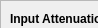
        <widget class="QWidget" name="attConn">
         <property name="geometry">
          <rect>
           <x>0</x>
           <y>0</y>
           <width>98</width>
           <height>28</height>
          </rect>
         </property>
         <attribute name="label">
          <string>Attenuators</string>
         </attribute>
         <widget class="QFrame" name="frame_4">
          <property name="geometry">
           <rect>
            <x>0</x>
            <y>0</y>
            <width>210</width>
            <height>281</height>
           </rect>
          </property>
          <property name="frameShape">
           <enum>QFrame::StyledPanel</enum>
          </property>
          <property name="frameShadow">
           <enum>QFrame::Raised</enum>
          </property>
          <widget class="QLabel" name="label_25">
           <property name="geometry">
            <rect>
             <x>15</x>
             <y>61</y>
             <width>71</width>
             <height>20</height>
            </rect>
           </property>
           <property name="font">
            <font>
             <pointsize>9</pointsize>
             <weight>50</weight>
             <bold>false</bold>
            </font>
           </property>
           <property name="text">
            <string>Level [dB]</string>
           </property>
          </widget>
          <widget class="QLabel" name="label_17">
           <property name="geometry">
            <rect>
             <x>10</x>
             <y>10</y>
             <width>121</width>
             <height>17</height>
            </rect>
           </property>
           <property name="font">
            <font>
             <pointsize>9</pointsize>
             <weight>75</weight>
             <italic>false</italic>
             <bold>true</bold>
             <underline>false</underline>
             <kerning>true</kerning>
            </font>
           </property>
           <property name="text">
            <string>Input Attenuation</string>
           </property>
          </widget>
          <widget class="QLabel" name="label_27">
           <property name="geometry">
            <rect>
             <x>20</x>
             <y>218</y>
             <width>101</width>
             <height>17</height>
            </rect>
           </property>
           <property name="font">
            <font>
             <pointsize>9</pointsize>
             <weight>50</weight>
             <bold>false</bold>
            </font>
           </property>
           <property name="text">
            <string>Target RMS [mV]</string>
           </property>
          </widget>
          <widget class="QPushButton" name="attenCalBtn">
           <property name="geometry">
            <rect>
             <x>30</x>
             <y>246</y>
             <width>151</width>
             <height>25</height>
            </rect>
           </property>
           <property name="font">
            <font>
             <pointsize>9</pointsize>
             <weight>75</weight>
             <bold>true</bold>
            </font>
           </property>
           <property name="styleSheet">
            <string notr="true">color: white;
background-color: red</string>
           </property>
           <property name="text">
            <string>Start Calibration</string>
           </property>
          </widget>
          <widget class="QLineEdit" name="attInEdit">
           <property name="geometry">
            <rect>
             <x>80</x>
             <y>61</y>
             <width>51</width>
             <height>20</height>
            </rect>
           </property>
           <property name="font">
            <font>
             <pointsize>9</pointsize>
             <weight>50</weight>
             <bold>false</bold>
            </font>
           </property>
           <property name="text">
            <string>10</string>
           </property>
           <property name="alignment">
            <set>Qt::AlignRight|Qt::AlignTrailing|Qt::AlignVCenter</set>
           </property>
          </widget>
          <widget class="QLineEdit" name="tarLevelEdit">
           <property name="geometry">
            <rect>
             <x>120</x>
             <y>216</y>
             <width>71</width>
             <height>20</height>
            </rect>
           </property>
           <property name="font">
            <font>
             <pointsize>9</pointsize>
             <weight>50</weight>
             <bold>false</bold>
            </font>
           </property>
           <property name="text">
            <string>1.125</string>
           </property>
           <property name="alignment">
            <set>Qt::AlignRight|Qt::AlignTrailing|Qt::AlignVCenter</set>
           </property>
          </widget>
          <widget class="QLabel" name="label_55">
           <property name="geometry">
            <rect>
             <x>10</x>
             <y>196</y>
             <width>181</width>
             <height>17</height>
            </rect>
           </property>
           <property name="font">
            <font>
             <pointsize>9</pointsize>
             <weight>75</weight>
             <italic>false</italic>
             <bold>true</bold>
             <underline>false</underline>
             <kerning>true</kerning>
            </font>
           </property>
           <property name="text">
            <string>Attenuation Calibratrion</string>
           </property>
          </widget>
          <widget class="QPushButton" name="setInAttBtn">
           <property name="geometry">
            <rect>
             <x>140</x>
             <y>59</y>
             <width>61</width>
             <height>25</height>
            </rect>
           </property>
           <property name="font">
            <font>
             <pointsize>9</pointsize>
             <weight>75</weight>
             <bold>true</bold>
            </font>
           </property>
           <property name="styleSheet">
            <string notr="true">color: white;
background-color: blue</string>
           </property>
           <property name="text">
            <string>Set</string>
           </property>
          </widget>
          <widget class="QLabel" name="label_56">
           <property name="geometry">
            <rect>
             <x>25</x>
             <y>33</y>
             <width>41</width>
             <height>20</height>
            </rect>
           </property>
           <property name="font">
            <font>
             <pointsize>9</pointsize>
             <weight>50</weight>
             <bold>false</bold>
            </font>
           </property>
           <property name="text">
            <string>Model</string>
           </property>
          </widget>
          <widget class="QComboBox" name="attInputBox">
           <property name="geometry">
            <rect>
             <x>70</x>
             <y>30</y>
             <width>111</width>
             <height>27</height>
            </rect>
           </property>
           <property name="font">
            <font>
             <pointsize>9</pointsize>
             <weight>50</weight>
             <bold>false</bold>
            </font>
           </property>
           <item>
            <property name="text">
             <string>RUDAT 6000-30</string>
            </property>
           </item>
           <item>
            <property name="text">
             <string>ATT 6000</string>
            </property>
           </item>
          </widget>
          <widget class="QLabel" name="label_29">
           <property name="geometry">
            <rect>
             <x>10</x>
             <y>87</y>
             <width>131</width>
             <height>17</height>
            </rect>
           </property>
           <property name="font">
            <font>
             <pointsize>9</pointsize>
             <weight>75</weight>
             <italic>false</italic>
             <bold>true</bold>
             <underline>false</underline>
             <kerning>true</kerning>
            </font>
           </property>
           <property name="text">
            <string>Output Attenuation</string>
           </property>
          </widget>
          <widget class="QLabel" name="label_73">
           <property name="geometry">
            <rect>
             <x>25</x>
             <y>110</y>
             <width>41</width>
             <height>20</height>
            </rect>
           </property>
           <property name="font">
            <font>
             <pointsize>9</pointsize>
             <weight>50</weight>
             <bold>false</bold>
            </font>
           </property>
           <property name="text">
            <string>Model</string>
           </property>
          </widget>
          <widget class="QComboBox" name="attOutputBox">
           <property name="geometry">
            <rect>
             <x>70</x>
             <y>107</y>
             <width>111</width>
             <height>27</height>
            </rect>
           </property>
           <property name="font">
            <font>
             <pointsize>9</pointsize>
             <weight>50</weight>
             <bold>false</bold>
            </font>
           </property>
           <item>
            <property name="text">
             <string>RUDAT 6000-30</string>
            </property>
           </item>
           <item>
            <property name="text">
             <string>ATT 6000</string>
            </property>
           </item>
          </widget>
          <widget class="QLineEdit" name="attOutEdit">
           <property name="geometry">
            <rect>
             <x>80</x>
             <y>138</y>
             <width>51</width>
             <height>20</height>
            </rect>
           </property>
           <property name="font">
            <font>
             <pointsize>9</pointsize>
             <weight>50</weight>
             <bold>false</bold>
            </font>
           </property>
           <property name="text">
            <string>10</string>
           </property>
           <property name="alignment">
            <set>Qt::AlignRight|Qt::AlignTrailing|Qt::AlignVCenter</set>
           </property>
          </widget>
          <widget class="QPushButton" name="setOutAttBtn">
           <property name="geometry">
            <rect>
             <x>140</x>
             <y>136</y>
             <width>61</width>
             <height>25</height>
            </rect>
           </property>
           <property name="font">
            <font>
             <pointsize>9</pointsize>
             <weight>75</weight>
             <bold>true</bold>
            </font>
           </property>
           <property name="styleSheet">
            <string notr="true">color: white;
background-color: blue</string>
           </property>
           <property name="text">
            <string>Set</string>
           </property>
          </widget>
          <widget class="QPushButton" name="attenBtn">
           <property name="geometry">
            <rect>
             <x>35</x>
             <y>167</y>
             <width>141</width>
             <height>25</height>
            </rect>
           </property>
           <property name="font">
            <font>
             <pointsize>9</pointsize>
             <weight>75</weight>
             <bold>true</bold>
            </font>
           </property>
           <property name="styleSheet">
            <string notr="true">color: white;
background-color: red</string>
           </property>
           <property name="text">
            <string>Init Attenuators</string>
           </property>
          </widget>
          <widget class="QLabel" name="label_26">
           <property name="geometry">
            <rect>
             <x>15</x>
             <y>138</y>
             <width>71</width>
             <height>20</height>
            </rect>
           </property>
           <property name="font">
            <font>
             <pointsize>9</pointsize>
             <weight>50</weight>
             <bold>false</bold>
            </font>
           </property>
           <property name="text">
            <string>Level [dB]</string>
           </property>
          </widget>
         </widget>
        </widget>
